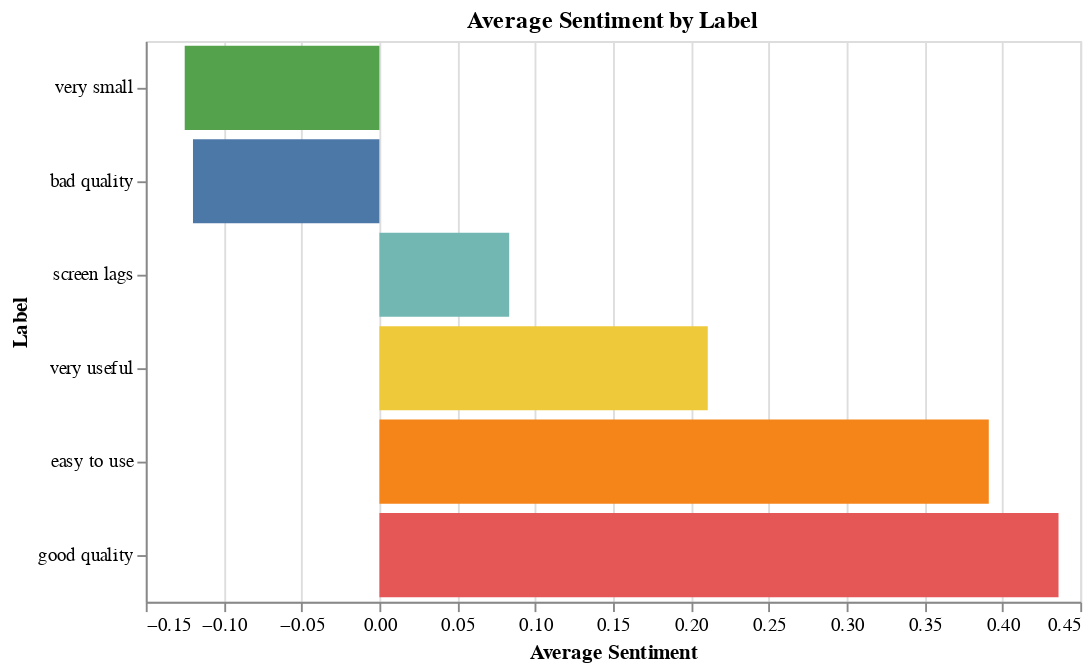

The cell this chart's notebook holds for it:
### Code cell
avg_sentiment = reviews1.groupby('zero_shot_label')['Sentiment'].mean().reset_index()
avg_sentiment = avg_sentiment.sort_values(by='Sentiment', ascending=False)

alt.Chart(avg_sentiment).mark_bar().encode(
    y=alt.Y('zero_shot_label:N', sort='x', title='Label'),  # sort by sentiment (ascending)
    x=alt.X('Sentiment:Q', title='Average Sentiment'),
    color=alt.Color('zero_shot_label:N', legend=None)
).properties(
    width=500,
    height=300,
    title='Average Sentiment by Label'
)

### Figure 1 — Vega-Lite specification as saved in the notebook (floating-point values rounded to 4 significant figures)
{"config": {"view": {"continuousWidth": 300, "continuousHeight": 300}}, "data": {"name": "data-2787df61a731a664478cb26fa0d20868"}, "mark": {"type": "bar"}, "encoding": {"color": {"field": "zero_shot_label", "legend": null, "type": "nominal"}, "x": {"field": "Sentiment", "title": "Average Sentiment", "type": "quantitative"}, "y": {"field": "zero_shot_label", "sort": "x", "title": "Label", "type": "nominal"}}, "height": 300, "title": "Average Sentiment by Label", "width": 500, "$schema": "https://vega.github.io/schema/vega-lite/v5.20.1.json", "datasets": {"data-2787df61a731a664478cb26fa0d20868": [{"zero_shot_label": "good quality", "Sentiment": 0.436}, {"zero_shot_label": "easy to use", "Sentiment": 0.3912}, {"zero_shot_label": "very useful", "Sentiment": 0.2108}, {"zero_shot_label": "screen lags", "Sentiment": 0.08333}, {"zero_shot_label": "bad quality", "Sentiment": -0.1197}, {"zero_shot_label": "very small", "Sentiment": -0.125}]}}
